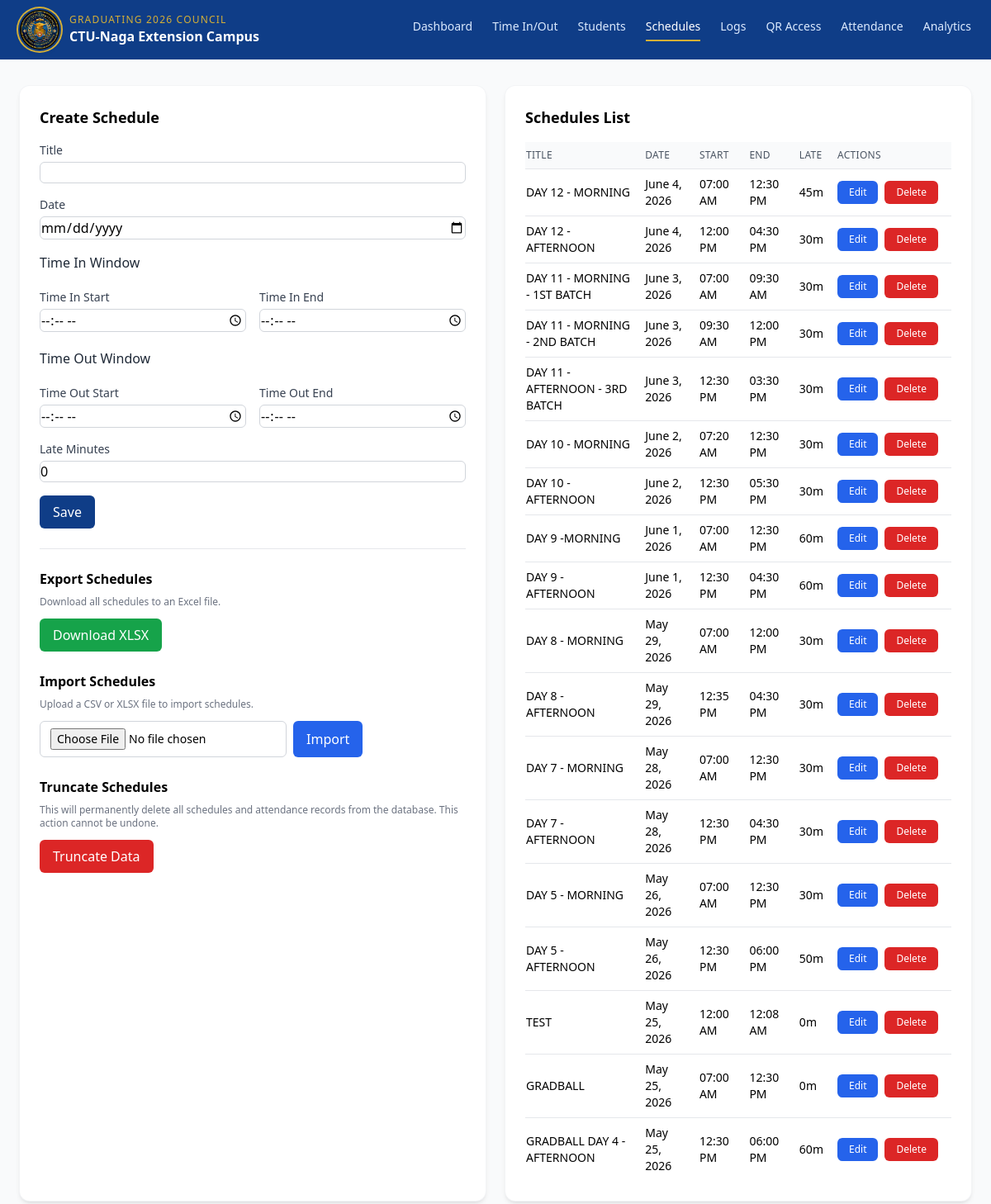
Page /schedules.php on the committed database.
### tables this page shows
CREATE TABLE `schedules` (
  `id` int(11) NOT NULL AUTO_INCREMENT,
  `title` varchar(100) NOT NULL,
  `schedule_date` date NOT NULL,
  `start_time` time NOT NULL,
  `end_time` time NOT NULL,
  `late_minutes` int(11) NOT NULL DEFAULT 0,
  `created_at` timestamp NOT NULL DEFAULT current_timestamp(),
  `time_in_start` time DEFAULT NULL,
  `time_in_end` time DEFAULT NULL,
  `time_out_start` time DEFAULT NULL,
  `time_out_end` time DEFAULT NULL,
  PRIMARY KEY (`id`),
  KEY `idx_schedule_date` (`schedule_date`)
);

### includes/functions.php (called while the page is built, shortened)
<?php
function h($s) {
    return htmlspecialchars((string)$s, ENT_QUOTES, 'UTF-8');
}
function is_local_access() {
    $host = $_SERVER['HTTP_HOST'] ?? '';
    $host = strtolower(trim(explode(':', $host)[0]));
    return in_array($host, ['localhost', '127.0.0.1', '::1'], true);
}

### schedules.php (the view, shortened to what this page needs)
<?php
$db = db();
$edit_schedule = null;
$schedules = [];
$res = $db->query('SELECT * FROM schedules ORDER BY schedule_date DESC, start_time ASC');
while ($row = $res->fetch_assoc()) { $schedules[] = $row; }
?>
<!DOCTYPE html>
<html lang="en">
<head>
  <script src="https://cdn.tailwindcss.com"></script>
  <link rel="stylesheet" href="assets/css/responsive.css">
</head>
<body class="bg-gray-50 min-h-screen antialiased">
  <header class="sticky top-0 bg-[#0F3D87] text-white shadow-sm z-20 relative">
    <div class="max-w-7xl mx-auto px-4 sm:px-6 py-3 flex items-center justify-between relative">
      <div class="flex items-center gap-2 sm:gap-3 min-w-0">
        <img src="assets/logo.jpg" alt="Graduating Council Logo" class="h-10 w-10 sm:h-12 sm:w-12 rounded-full ring-2 ring-[#D4AF37] ring-offset-2 ring-offset-[#0F3D87] shadow-md object-cover flex-shrink-0" onerror="this.style.display='none'">
        <div class="leading-tight min-w-0">
          <div class="text-[9px] sm:text-[10px] md:text-xs uppercase tracking-widest text-[#D4AF37] truncate">Graduating 2026 Council</div>
          <div class="text-xs sm:text-sm md:text-base font-semibold truncate">CTU-Naga Extension Campus</div>
        </div>
      </div>
      <nav class="nav-desktop hidden md:flex items-center gap-4 lg:gap-6 text-sm">
        <?php if (is_local_access()): ?><a href="dashboard.php" class="pb-1.5 border-b-2 transition-colors whitespace-nowrap <?php echo basename($_SERVER['PHP_SELF'])==='dashboard.php' ? 'border-[#D4AF37] text-white' : 'border-transparent text-blue-100 hover:text-white'; ?>">Dashboard</a><?php endif; ?>
        <a href="index.php" class="pb-1.5 border-b-2 transition-colors whitespace-nowrap <?php echo basename($_SERVER['PHP_SELF'])==='index.php' ? 'border-[#D4AF37] text-white' : 'border-transparent text-blue-100 hover:text-white'; ?>">Time In/Out</a>
        <a href="students.php" class="pb-1.5 border-b-2 transition-colors whitespace-nowrap <?php echo basename($_SERVER['PHP_SELF'])==='students.php' ? 'border-[#D4AF37] text-white' : 'border-transparent text-blue-100 hover:text-white'; ?>">Students</a>
        <?php if (is_local_access()): ?><a href="schedules.php" class="pb-1.5 border-b-2 transition-colors whitespace-nowrap <?php echo basename($_SERVER['PHP_SELF'])==='schedules.php' ? 'border-[#D4AF37] text-white' : 'border-transparent text-blue-100 hover:text-white'; ?>">Schedules</a><a href="logs.php" class="pb-1.5 border-b-2 transition-colors whitespace-nowrap <?php echo basename($_SERVER['PHP_SELF'])==='logs.php' ? 'border-[#D4AF37] text-white' : 'border-transparent text-blue-100 hover:text-white'; ?>">Logs</a><a href="qr.php" class="pb-1.5 border-b-2 transition-colors whitespace-nowrap <?php echo basename($_SERVER['PHP_SELF'])==='qr.php' ? 'border-[#D4AF37] text-white' : 'border-transparent text-blue-100 hover:text-white'; ?>">QR Access</a><?php endif; ?>
        <a href="attendance.php" class="pb-1.5 border-b-2 transition-colors whitespace-nowrap <?php echo basename($_SERVER['PHP_SELF'])==='attendance.php' ? 'border-[#D4AF37] text-white' : 'border-transparent text-blue-100 hover:text-white'; ?>">Attendance</a><a href="analytics.php" class="pb-1.5 border-b-2 transition-colors whitespace-nowrap <?php echo basename($_SERVER['PHP_SELF'])==='analytics.php' ? 'border-[#D4AF37] text-white' : 'border-transparent text-blue-100 hover:text-white'; ?>">Analytics</a>
      </nav>
    </div>
  </header>
  <main class="max-w-7xl mx-auto px-4 sm:px-6 py-6 sm:py-8 grid md:grid-cols-2 gap-4 sm:gap-6">
    <div class="bg-white shadow-md ring-1 ring-gray-100 rounded-xl p-4 sm:p-6">
      <h2 class="text-lg font-semibold mb-4"><?php echo $edit_schedule ? 'Edit Schedule' : 'Create Schedule'; ?></h2>
      <form method="post" class="space-y-4">
        <div>
          <label class="block text-sm font-medium text-gray-700">Title</label>
          <input name="title" type="text" required class="mt-1 w-full rounded-md border border-gray-300 focus:ring-[#0F3D87] focus:border-[#0F3D87]" value="<?php echo $edit_schedule ? h($edit_schedule['title']) : ''; ?>" />
        </div>
        <div>
          <label class="block text-sm font-medium text-gray-700">Date</label>
          <input name="schedule_date" type="date" required class="mt-1 w-full rounded-md border border-gray-300 focus:ring-[#0F3D87] focus:border-[#0F3D87]" value="<?php echo $edit_schedule ? h($edit_schedule['schedule_date']) : ''; ?>" />
        </div>
        <div class="grid grid-cols-1 sm:grid-cols-2 gap-x-4 gap-y-5">
          <div class="sm:col-span-2 font-medium text-gray-800">Time In Window</div>
          <div>
            <label class="block text-sm font-medium text-gray-700">Time In Start</label>
            <input name="time_in_start" type="time" required class="mt-1 w-full rounded-md border border-gray-300 focus:ring-[#0F3D87] focus:border-[#0F3D87]" value="<?php echo $edit_schedule ? h($edit_schedule['time_in_start']) : ''; ?>" />
          </div>
          <div>
            <label class="block text-sm font-medium text-gray-700">Time In End</label>
            <input name="time_in_end" type="time" required class="mt-1 w-full rounded-md border border-gray-300 focus:ring-[#0F3D87] focus:border-[#0F3D87]" value="<?php echo $edit_schedule ? h($edit_schedule['time_in_end']) : ''; ?>" />
          </div>
          <div class="sm:col-span-2 font-medium text-gray-800">Time Out Window</div>
          <div>
            <label class="block text-sm font-medium text-gray-700">Time Out Start</label>
            <input name="time_out_start" type="time" required class="mt-1 w-full rounded-md border border-gray-300 focus:ring-[#0F3D87] focus:border-[#0F3D87]" value="<?php echo $edit_schedule ? h($edit_schedule['time_out_start']) : ''; ?>" />
          </div>
          <div>
            <label class="block text-sm font-medium text-gray-700">Time Out End</label>
            <input name="time_out_end" type="time" required class="mt-1 w-full rounded-md border border-gray-300 focus:ring-[#0F3D87] focus:border-[#0F3D87]" value="<?php echo $edit_schedule ? h($edit_schedule['time_out_end']) : ''; ?>" />
          </div>
        </div>
        <div>
          <label class="block text-sm font-medium text-gray-700">Late Minutes</label>
          <input id="late_minutes_input" name="late_minutes" type="number" min="0" value="<?php echo $edit_schedule ? (int)$edit_schedule['late_minutes'] : '0'; ?>" class="mt-1 w-full rounded-md border border-gray-300 focus:ring-[#0F3D87] focus:border-[#0F3D87]" />
        </div>
        <div class="flex gap-2">
          <button class="inline-flex items-center px-4 py-2 rounded-md bg-[#0F3D87] text-white hover:opacity-95"><?php echo $edit_schedule ? 'Update' : 'Save'; ?></button>
        </div>
      </form>
      <hr class="my-6">
      <div class="space-y-6">
        <div>
          <h4 class="text-base font-semibold mb-2">Export Schedules</h4>
          <p class="text-xs text-gray-500 mb-3">Download all schedules to an Excel file.</p>
          <a href="?export=xlsx" class="inline-flex items-center px-4 py-2 rounded-md bg-green-600 text-white hover:bg-green-700">Download XLSX</a>
        </div>
        <div>
          <h4 class="text-base font-semibold mb-2">Import Schedules</h4>
          <p class="text-xs text-gray-500 mb-3">Upload a CSV or XLSX file to import schedules.</p>
          <form method="post" enctype="multipart/form-data" class="flex gap-2 flex-wrap">
            <input type="file" name="import_file" accept=".csv,.xlsx" required class="text-sm border border-gray-300 rounded-md px-3 py-2" />
            <button type="submit" class="inline-flex items-center px-4 py-2 rounded-md bg-blue-600 text-white hover:bg-blue-700">Import</button>
          </form>
        </div>
        <div>
          <h4 class="text-base font-semibold mb-2">Truncate Schedules</h4>
          <p class="text-xs text-gray-500 mb-3">This will permanently delete all schedules and attendance records from the database. This action cannot be undone.</p>
          <form method="post" onsubmit="return handleTruncate(event);">
            <button type="button" class="inline-flex items-center px-4 py-2 rounded-md bg-red-600 text-white hover:bg-red-700" onclick="handleTruncate(event)">Truncate Data</button>
          </form>
        </div>
      </div>
    </div>
    <div class="bg-white shadow-md ring-1 ring-gray-100 rounded-xl p-4 sm:p-6 overflow-x-auto">
      <h2 class="text-lg font-semibold mb-4">Schedules List</h2>
      <div class="overflow-x-auto -mx-2 sm:mx-0">
      <table class="table-responsive-cards min-w-full text-sm divide-y divide-gray-200">
        <thead>
          <tr class="text-left bg-gray-50 text-gray-600 text-xs uppercase tracking-wide">
            <th class="py-2 pr-4 font-medium">Title</th>
            <th class="py-2 pr-4 font-medium">Date</th>
            <th class="py-2 pr-4 font-medium">Start</th>
            <th class="py-2 pr-4 font-medium">End</th>
            <th class="py-2 pr-4 font-medium">Late</th>
            <th class="py-2 pr-4 font-medium">Actions</th>
           </tr>
        </thead>
        <tbody>
          <?php foreach ($schedules as $s): ?>
            <tr class="border-b last:border-0 hover:bg-gray-50">
              <td class="py-2 pr-4" data-label="Title"><?php echo h($s['title']); ?></td>
              <td class="py-2 pr-4" data-label="Date"><?php echo h($date = date('F j, Y', strtotime($s['schedule_date']))); ?></td>
              <td class="py-2 pr-4" data-label="Start"><?php echo h(date('h:i A', strtotime($s['start_time']))); ?></td>
              <td class="py-2 pr-4" data-label="End"><?php echo h(date('h:i A', strtotime($s['end_time']))); ?></td>
              <td class="py-2 pr-4" data-label="Late"><?php echo (int)$s['late_minutes']; ?>m</td>
              <td class="py-2 pr-4" data-label="Actions">
                <div class="flex gap-2">
                  <a href="?edit_id=<?php echo (int)$s['id']; ?>" class="inline-flex items-center px-3.5 py-2 sm:py-1.5 rounded-md bg-blue-600 text-white hover:bg-blue-700 text-xs font-medium touch-target">Edit</a>
                  <form method="post" onsubmit="return confirm('Delete this schedule?');">
                    <button class="px-3.5 py-2 sm:py-1.5 rounded-md bg-red-600 text-white hover:bg-red-700 text-xs font-medium touch-target">Delete</button>
                  </form>
                </div>
              </td>
            </tr>
          <?php endforeach; ?>
        </tbody>
      </table>
      </div>
    </div>
  </main>
</body>
</html>

### rows in the picture
schedules: title "DAY 12 - MORNING", schedule_date "June 4, 2026", start_time "07:00 AM", end_time "12:30 PM", late_minutes "45"
schedules: title "DAY 12 - AFTERNOON", schedule_date "June 4, 2026", start_time "12:00 PM", end_time "04:30 PM", late_minutes "30"
schedules: title "DAY 11 - MORNING - 1ST BATCH", schedule_date "June 3, 2026", start_time "07:00 AM", end_time "09:30 AM", late_minutes "30"
schedules: title "DAY 11 - MORNING - 2ND BATCH", schedule_date "June 3, 2026", start_time "09:30 AM", end_time "12:00 PM", late_minutes "30"
schedules: title "DAY 11 - AFTERNOON - 3RD BATCH", schedule_date "June 3, 2026", start_time "12:30 PM", end_time "03:30 PM", late_minutes "30"
schedules: title "DAY 10 - MORNING", schedule_date "June 2, 2026", start_time "07:20 AM", end_time "12:30 PM", late_minutes "30"
schedules: title "DAY 10 - AFTERNOON", schedule_date "June 2, 2026", start_time "12:30 PM", end_time "05:30 PM", late_minutes "30"
schedules: title "DAY 9 -MORNING", schedule_date "June 1, 2026", start_time "07:00 AM", end_time "12:30 PM", late_minutes "60"
schedules: title "DAY 9 - AFTERNOON", schedule_date "June 1, 2026", start_time "12:30 PM", end_time "04:30 PM", late_minutes "60"
schedules: title "DAY 8 - MORNING", schedule_date "May 29, 2026", start_time "07:00 AM", end_time "12:00 PM", late_minutes "30"
schedules: title "DAY 8 - AFTERNOON", schedule_date "May 29, 2026", start_time "12:35 PM", end_time "04:30 PM", late_minutes "30"
schedules: title "DAY 7 - MORNING", schedule_date "May 28, 2026", start_time "07:00 AM", end_time "12:30 PM", late_minutes "30"
schedules: title "DAY 7 - AFTERNOON", schedule_date "May 28, 2026", start_time "12:30 PM", end_time "04:30 PM", late_minutes "30"
schedules: title "DAY 5 - MORNING", schedule_date "May 26, 2026", start_time "07:00 AM", end_time "12:30 PM", late_minutes "30"
schedules: title "DAY 5 - AFTERNOON", schedule_date "May 26, 2026", start_time "12:30 PM", end_time "06:00 PM", late_minutes "50"
schedules: title "TEST", schedule_date "May 25, 2026", start_time "12:00 AM", end_time "12:08 AM", late_minutes "0"
schedules: title "GRADBALL", schedule_date "May 25, 2026", start_time "07:00 AM", end_time "12:30 PM", late_minutes "0"
schedules: title "GRADBALL DAY 4 - AFTERNOON", schedule_date "May 25, 2026", start_time "12:30 PM", end_time "06:00 PM", late_minutes "60"
